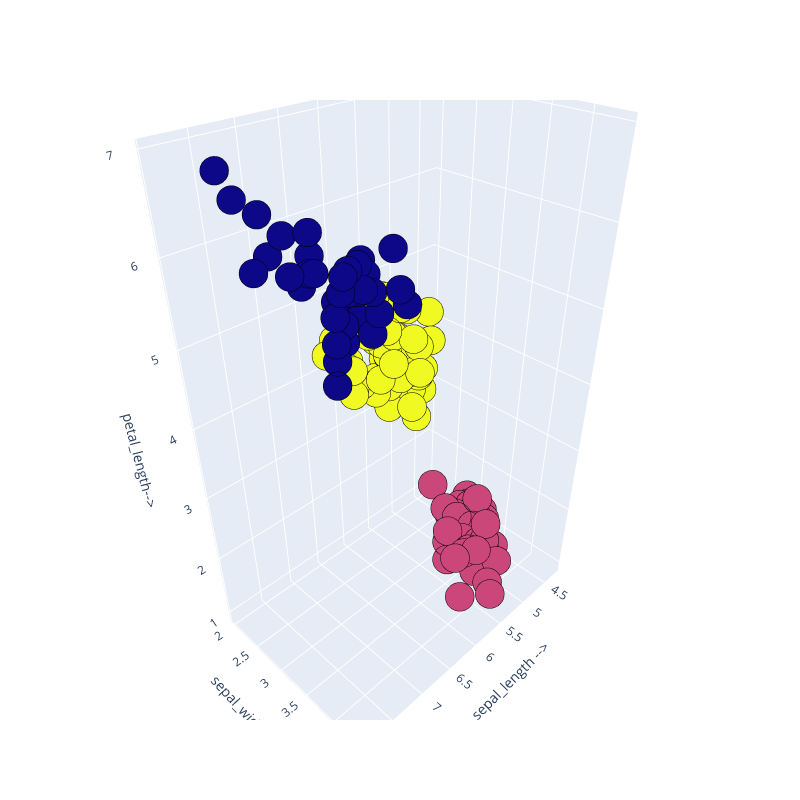

The notebook cell this image was saved under:
### Markdown cell above
To select the best number of clusters (𝐾) using silhouette plots, we don’t just look at the highest silhouette score. We also check two important conditions:

- Clusters' Scores Above the Average Line:
Each cluster's silhouette score (shown by the bars) should be higher than the red-dotted average line on the plot. If even one cluster falls below this line, that value of 𝐾 isn't ideal. For example, when 𝐾=4 or 𝐾=5, some clusters fail this test, so they get eliminated.

- Clusters of Similar Size:
The width of each bar group on the plot shows how many points belong to a cluster. Ideally, clusters should have similar widths. When 𝐾=2, one cluster (blue) is much bigger than the other (green), which is a problem. When 𝐾=3, this large cluster splits into two smaller, more balanced clusters, making them similar in size.

Conclusion:
Using these rules, 𝐾=3 is better because:
- All clusters have silhouette scores above the red-dotted line.
- The cluster sizes are more balanced.

### Code cell
import plotly.graph_objects as go  #for 3D plot

## K-means using k = 3
kmeans = KMeans(n_clusters=3)
kmeans.fit(X)
y_kmeans = kmeans.predict(X)

## 3D plot 
Scene = dict(xaxis = dict(title  = 'sepal_length -->'),yaxis = dict(title  = 'sepal_width--->'),zaxis = dict(title  = 'petal_length-->'))

labels = kmeans.labels_
trace = go.Scatter3d(x=X[:, 0], y=X[:, 1], z=X[:, 2], mode='markers',marker=dict(color = labels, size= 10, line=dict(color= 'black',width = 10)))
layout = go.Layout(margin=dict(l=0,r=0),scene = Scene,height = 800,width = 800)
data = [trace]
fig = go.Figure(data = data, layout = layout)
fig.show()

### Figure 1 — Plotly figure (JSON) as saved in the notebook; plotly's stock layout.template omitted (floating-point values rounded to 4 significant figures; data arrays with more than 128 entries replaced by an {"elided": "..."} marker saying what was removed)
{"data": [{"marker": {"color": {"elided": "150 int values"}, "line": {"color": "black", "width": 10}, "size": 10}, "mode": "markers", "type": "scatter3d", "x": {"elided": "150 float values"}, "y": {"elided": "150 float values"}, "z": {"elided": "150 float values"}}], "layout": {"height": 800, "margin": {"l": 0, "r": 0}, "scene": {"xaxis": {"title": {"text": "sepal_length -->"}}, "yaxis": {"title": {"text": "sepal_width--->"}}, "zaxis": {"title": {"text": "petal_length-->"}}}, "width": 800}}
